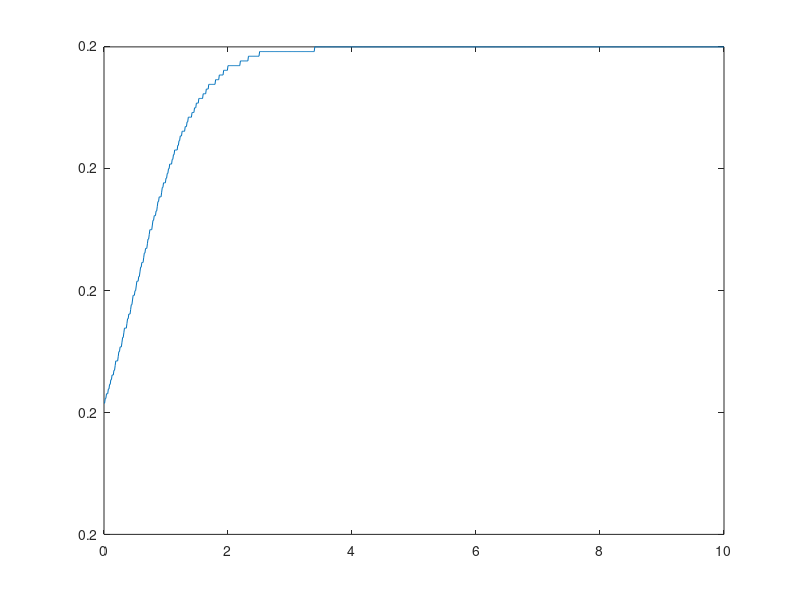

Write the MATLAB code that produced this figure.
prompt = 'What is the value of rNL? ';
rnl = input(prompt);
prompt = 'What is the value of y? ';
y = input(prompt);
a=10^-rnl/10;
b=1;
c=1/y;
z=0:0.01:10;
k=b.*(z-(1/2));
n=tanh(k);
fNL=a*n+c;
plot(z,fNL);
hold on;